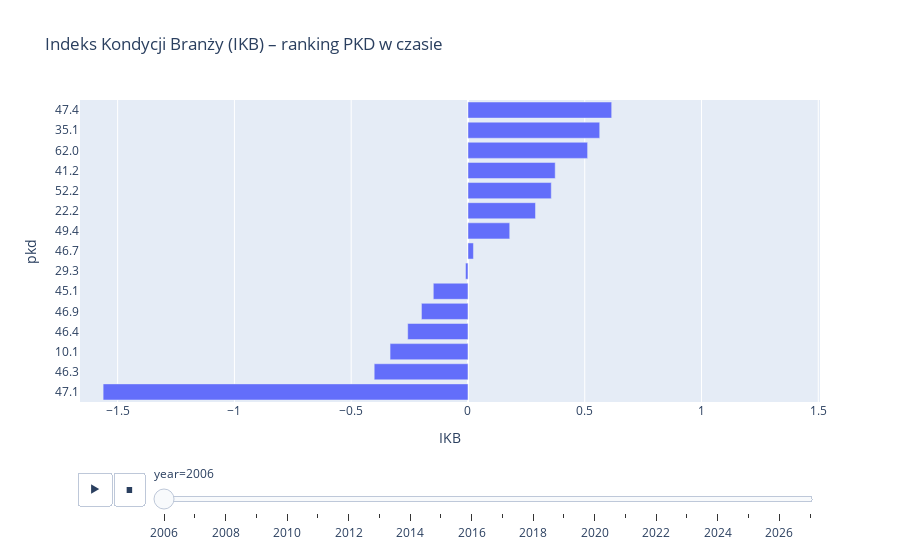

The cell this chart's notebook holds for it:
### Code cell
ikb_rank = wide_pkd.dropna(subset=["IKB"]).copy()

fig_rank = px.bar(
    ikb_rank.sort_values(["year","IKB"]),
    x="IKB",
    y="pkd",
    orientation="h",
    animation_frame="year",
    range_x=[
        ikb_rank["IKB"].quantile(0.02),
        ikb_rank["IKB"].quantile(0.98)
    ],
    title="Indeks Kondycji Branży (IKB) – ranking PKD w czasie",
)

fig_rank.update_layout(yaxis={"categoryorder":"total ascending"})
fig_rank.show()

### Figure 1 — Plotly figure (JSON) as saved in the notebook; plotly's stock layout.template omitted (floating-point values rounded to 4 significant figures)
{"data": [{"hovertemplate": "year=2006<br>IKB=%{x}<br>pkd=%{y}<extra></extra>", "legendgroup": "", "marker": {"color": "#636efa", "pattern": {"shape": ""}}, "name": "", "orientation": "h", "showlegend": false, "textposition": "auto", "type": "bar", "x": [-1.562, -0.4015, -0.3336, -0.2581, -0.1992, -0.1484, -0.01049, 0.02348, 0.1788, 0.2892, 0.3567, 0.3736, 0.5122, 0.5641, 0.6153], "xaxis": "x", "y": ["47.1", "46.3", "10.1", "46.4", "46.9", "45.1", "29.3", "46.7", "49.4", "22.2", "52.2", "41.2", "62.0", "35.1", "47.4"], "yaxis": "y"}], "layout": {"barmode": "relative", "legend": {"tracegroupgap": 0}, "sliders": [{"active": 0, "currentvalue": {"prefix": "year="}, "len": 0.9, "pad": {"b": 10, "t": 60}, "steps": [{"args": [["2006"], {"frame": {"duration": 0, "redraw": true}, "fromcurrent": true, "mode": "immediate", "transition": {"duration": 0, "easing": "linear"}}], "label": "2006", "method": "animate"}, {"args": [["2007"], {"frame": {"duration": 0, "redraw": true}, "fromcurrent": true, "mode": "immediate", "transition": {"duration": 0, "easing": "linear"}}], "label": "2007", "method": "animate"}, {"args": [["2008"], {"frame": {"duration": 0, "redraw": true}, "fromcurrent": true, "mode": "immediate", "transition": {"duration": 0, "easing": "linear"}}], "label": "2008", "method": "animate"}, {"args": [["2009"], {"frame": {"duration": 0, "redraw": true}, "fromcurrent": true, "mode": "immediate", "transition": {"duration": 0, "easing": "linear"}}], "label": "2009", "method": "animate"}, {"args": [["2010"], {"frame": {"duration": 0, "redraw": true}, "fromcurrent": true, "mode": "immediate", "transition": {"duration": 0, "easing": "linear"}}], "label": "2010", "method": "animate"}, {"args": [["2011"], {"frame": {"duration": 0, "redraw": true}, "fromcurrent": true, "mode": "immediate", "transition": {"duration": 0, "easing": "linear"}}], "label": "2011", "method": "animate"}, {"args": [["2012"], {"frame": {"duration": 0, "redraw": true}, "fromcurrent": true, "mode": "immediate", "transition": {"duration": 0, "easing": "linear"}}], "label": "2012", "method": "animate"}, {"args": [["2013"], {"frame": {"duration": 0, "redraw": true}, "fromcurrent": true, "mode": "immediate", "transition": {"duration": 0, "easing": "linear"}}], "label": "2013", "method": "animate"}, {"args": [["2014"], {"frame": {"duration": 0, "redraw": true}, "fromcurrent": true, "mode": "immediate", "transition": {"duration": 0, "easing": "linear"}}], "label": "2014", "method": "animate"}, {"args": [["2015"], {"frame": {"duration": 0, "redraw": true}, "fromcurrent": true, "mode": "immediate", "transition": {"duration": 0, "easing": "linear"}}], "label": "2015", "method": "animate"}, {"args": [["2016"], {"frame": {"duration": 0, "redraw": true}, "fromcurrent": true, "mode": "immediate", "transition": {"duration": 0, "easing": "linear"}}], "label": "2016", "method": "animate"}, {"args": [["2017"], {"frame": {"duration": 0, "redraw": true}, "fromcurrent": true, "mode": "immediate", "transition": {"duration": 0, "easing": "linear"}}], "label": "2017", "method": "animate"}, {"args": [["2018"], {"frame": {"duration": 0, "redraw": true}, "fromcurrent": true, "mode": "immediate", "transition": {"duration": 0, "easing": "linear"}}], "label": "2018", "method": "animate"}, {"args": [["2019"], {"frame": {"duration": 0, "redraw": true}, "fromcurrent": true, "mode": "immediate", "transition": {"duration": 0, "easing": "linear"}}], "label": "2019", "method": "animate"}, {"args": [["2020"], {"frame": {"duration": 0, "redraw": true}, "fromcurrent": true, "mode": "immediate", "transition": {"duration": 0, "easing": "linear"}}], "label": "2020", "method": "animate"}, {"args": [["2021"], {"frame": {"duration": 0, "redraw": true}, "fromcurrent": true, "mode": "immediate", "transition": {"duration": 0, "easing": "linear"}}], "label": "2021", "method": "animate"}, {"args": [["2022"], {"frame": {"duration": 0, "redraw": true}, "fromcurrent": true, "mode": "immediate", "transition": {"duration": 0, "easing": "linear"}}], "label": "2022", "method": "animate"}, {"args": [["2023"], {"frame": {"duration": 0, "redraw": true}, "fromcurrent": true, "mode": "immediate", "transition": {"duration": 0, "easing": "linear"}}], "label": "2023", "method": "animate"}, {"args": [["2024"], {"frame": {"duration": 0, "redraw": true}, "fromcurrent": true, "mode": "immediate", "transition": {"duration": 0, "easing": "linear"}}], "label": "2024", "method": "animate"}, {"args": [["2025"], {"frame": {"duration": 0, "redraw": true}, "fromcurrent": true, "mode": "immediate", "transition": {"duration": 0, "easing": "linear"}}], "label": "2025", "method": "animate"}, {"args": [["2026"], {"frame": {"duration": 0, "redraw": true}, "fromcurrent": true, "mode": "immediate", "transition": {"duration": 0, "easing": "linear"}}], "label": "2026", "method": "animate"}, {"args": [["2027"], {"frame": {"duration": 0, "redraw": true}, "fromcurrent": true, "mode": "immediate", "transition": {"duration": 0, "easing": "linear"}}], "label": "2027", "method": "animate"}], "x": 0.1, "xanchor": "left", "y": 0, "yanchor": "top"}], "title": {"text": "Indeks Kondycji Branży (IKB) – ranking PKD w czasie"}, "updatemenus": [{"buttons": [{"args": [null, {"frame": {"duration": 500, "redraw": true}, "fromcurrent": true, "mode": "immediate", "transition": {"duration": 500, "easing": "linear"}}], "label": "&#9654;", "method": "animate"}, {"args": [[null], {"frame": {"duration": 0, "redraw": true}, "fromcurrent": true, "mode": "immediate", "transition": {"duration": 0, "easing": "linear"}}], "label": "&#9724;", "method": "animate"}], "direction": "left", "pad": {"r": 10, "t": 70}, "showactive": false, "type": "buttons", "x": 0.1, "xanchor": "right", "y": 0, "yanchor": "top"}], "xaxis": {"anchor": "y", "domain": [0, 1], "range": [-1.661, 1.507], "title": {"text": "IKB"}}, "yaxis": {"anchor": "x", "categoryorder": "total ascending", "domain": [0, 1], "title": {"text": "pkd"}}}}
